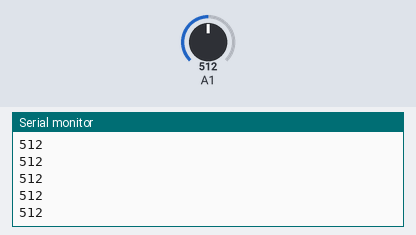
Simulated run of this sketch. Board: Arduino Uno, built with avr-gcc and run on an emulated ATmega328P. Parts: the last lines printed to the serial monitor. Inputs (shaded band) come from the test bench; at power-on: A1 = 512.

Above: at 1.2 s.
1.3 s: A1 set to 716
At 1.31 s:
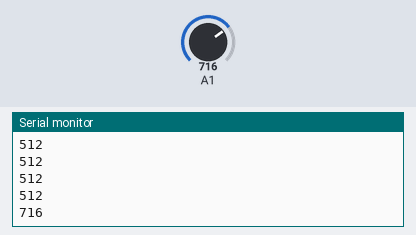
2.8 s: A1 set to 900
At 2.81 s:
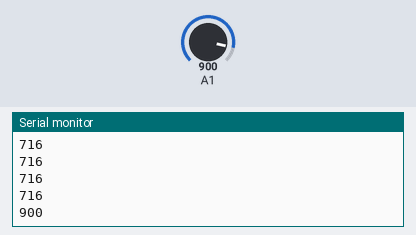
Timing chart, 0 to 5.8 s (numbered marks = the images above; inputs shaded):
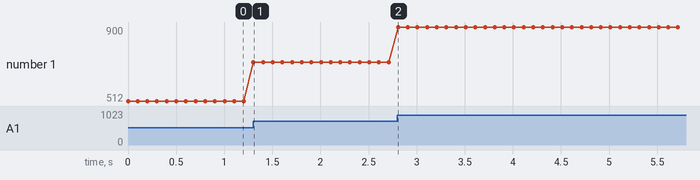

Measured:
- after the input at 1.3 s, the serial monitor: prints a new line at once (image 1)
- after the input at 2.8 s, the serial monitor: prints a new line at once (image 2)
- plotted number 1: 512 → 716 after the input at 1.3 s, 716 → 900 after the input at 2.8 s

The sketch:

Hall_Test.ino
```cpp
int data1 = 0;

void setup() {
  Serial.begin (115200);
  // put your setup code here, to run once:

}

void loop() {
  data1 = analogRead (A1);
  Serial.println (data1);
  delay (100);
  // put your main code here, to run repeatedly:

}
```
